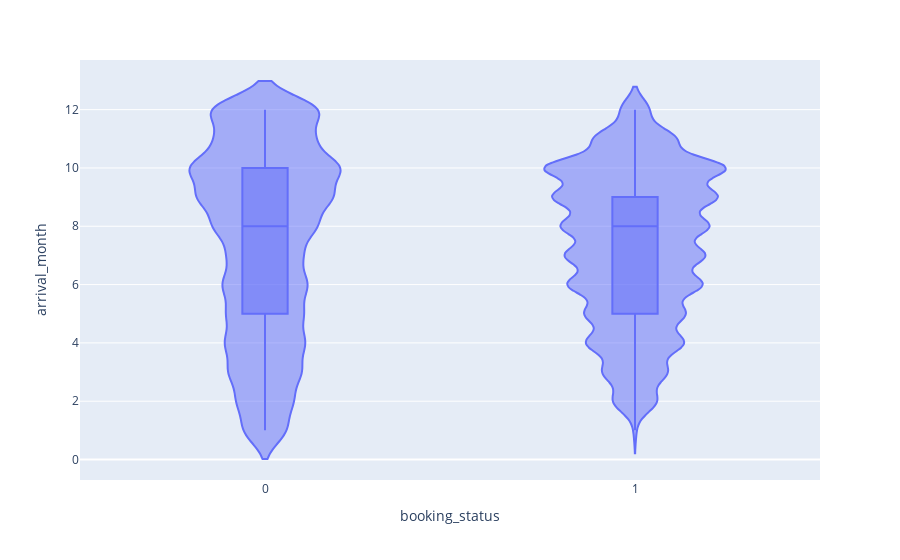

The cell this chart's notebook holds for it:
### Markdown cell above
## Análise de features

### Code cell
import plotly.express as px

violin_arrival_month = px.violin(df_hotel, x="booking_status", y="arrival_month", box=True)
violin_arrival_month.show()

### Figure 1 — Plotly figure (JSON) as saved in the notebook; plotly's stock layout.template omitted (floating-point values rounded to 4 significant figures; data arrays with more than 128 entries replaced by an {"elided": "..."} marker saying what was removed)
{"data": [{"alignmentgroup": "True", "box": {"visible": true}, "hovertemplate": "booking_status=%{x}<br>arrival_month=%{y}<extra></extra>", "legendgroup": "", "marker": {"color": "#636efa"}, "name": "", "offsetgroup": "", "orientation": "v", "scalegroup": "True", "showlegend": false, "type": "violin", "x": {"elided": "34146 int values"}, "x0": " ", "xaxis": "x", "y": {"elided": "34146 int values"}, "y0": " ", "yaxis": "y"}], "layout": {"legend": {"tracegroupgap": 0}, "margin": {"t": 60}, "violinmode": "group", "xaxis": {"anchor": "y", "domain": [0, 1], "title": {"text": "booking_status"}}, "yaxis": {"anchor": "x", "domain": [0, 1], "title": {"text": "arrival_month"}}}}
